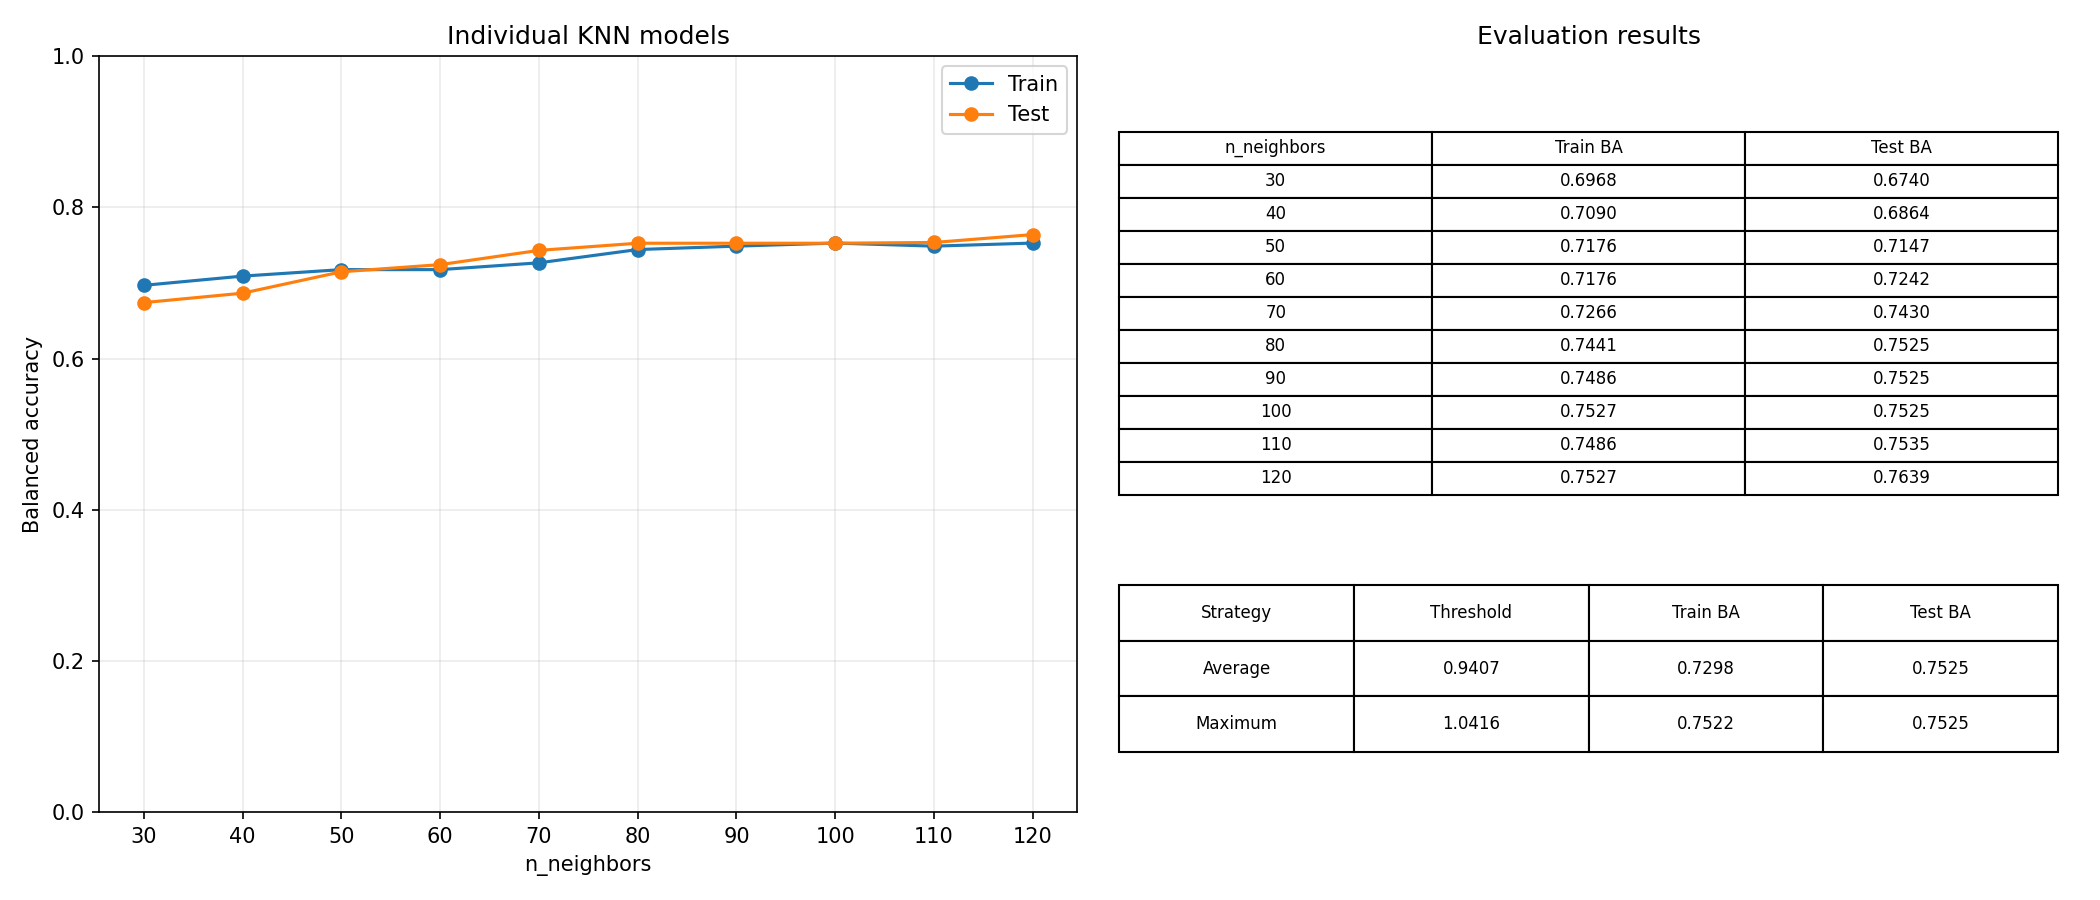

Reproduce this figure in Python.
from pathlib import Path

import matplotlib

matplotlib.use("Agg")
import matplotlib.pyplot as plt
import numpy as np
from pyod.models.combination import average, maximization
from pyod.models.knn import KNN
from pyod.utils.utility import standardizer
from scipy.io import loadmat
from sklearn.metrics import balanced_accuracy_score
from sklearn.model_selection import train_test_split


DATASET_PATH = Path(__file__).parent / "cardio.mat"
DATASET_SHAPE = (1831, 21)
CONTAMINATION = 176 / 1831
NEIGHBORS = np.linspace(30, 120, 10, dtype=int)


def load_cardio_dataset() -> tuple[np.ndarray, np.ndarray]:
    if not DATASET_PATH.exists():
        raise FileNotFoundError(f"Dataset not found: {DATASET_PATH}")

    data = loadmat(DATASET_PATH)
    if "X" not in data or "y" not in data:
        raise KeyError("cardio.mat must contain variables named 'X' and 'y'.")

    X = np.asarray(data["X"], dtype=float)
    y = np.asarray(data["y"]).ravel().astype(int)
    if X.shape != DATASET_SHAPE or y.shape != (DATASET_SHAPE[0],):
        raise ValueError(
            "The cardio dataset must have X shape "
            f"{DATASET_SHAPE} and y shape ({DATASET_SHAPE[0]},)."
        )
    return X, y


def fit_models(
    X_train: np.ndarray,
    X_test: np.ndarray,
    y_train: np.ndarray,
    y_test: np.ndarray,
) -> tuple[np.ndarray, np.ndarray, np.ndarray, np.ndarray]:
    train_scores = []
    test_scores = []
    train_metrics = []
    test_metrics = []

    for n_neighbors in NEIGHBORS:
        model = KNN(
            contamination=CONTAMINATION,
            n_neighbors=int(n_neighbors),
        )
        model.fit(X_train)
        train_predictions = model.predict(X_train)
        test_predictions = model.predict(X_test)
        train_scores.append(model.decision_function(X_train))
        test_scores.append(model.decision_function(X_test))
        train_metrics.append(
            balanced_accuracy_score(y_train, train_predictions)
        )
        test_metrics.append(
            balanced_accuracy_score(y_test, test_predictions)
        )

    return (
        np.column_stack(train_scores),
        np.column_stack(test_scores),
        np.array(train_metrics),
        np.array(test_metrics),
    )


def evaluate_ensemble(
    train_scores: np.ndarray,
    test_scores: np.ndarray,
    y_train: np.ndarray,
    y_test: np.ndarray,
) -> dict[str, tuple[float, float, float]]:
    train_scores, test_scores = standardizer(train_scores, test_scores)
    ensemble_scores = {
        "Average": (average(train_scores), average(test_scores)),
        "Maximum": (maximization(train_scores), maximization(test_scores)),
    }
    results = {}
    for name, (train_score, test_score) in ensemble_scores.items():
        threshold = np.quantile(train_score, 1 - CONTAMINATION)
        train_predictions = (train_score > threshold).astype(int)
        test_predictions = (test_score > threshold).astype(int)
        results[name] = (
            float(threshold),
            balanced_accuracy_score(y_train, train_predictions),
            balanced_accuracy_score(y_test, test_predictions),
        )
    return results


def main() -> None:
    X, y = load_cardio_dataset()
    X_train, X_test, y_train, y_test = train_test_split(
        X,
        y,
        test_size=0.3,
        random_state=42,
        stratify=y,
    )
    X_train, X_test = standardizer(X_train, X_test)
    train_scores, test_scores, train_metrics, test_metrics = fit_models(
        X_train,
        X_test,
        y_train,
        y_test,
    )
    ensemble_results = evaluate_ensemble(
        train_scores,
        test_scores,
        y_train,
        y_test,
    )

    figure, axes = plt.subplots(1, 2, figsize=(14, 6))
    axes[0].plot(
        NEIGHBORS,
        train_metrics,
        marker="o",
        label="Train",
    )
    axes[0].plot(
        NEIGHBORS,
        test_metrics,
        marker="o",
        label="Test",
    )
    axes[0].set_title("Individual KNN models")
    axes[0].set_xlabel("n_neighbors")
    axes[0].set_ylabel("Balanced accuracy")
    axes[0].set_xticks(NEIGHBORS)
    axes[0].set_ylim(0, 1)
    axes[0].legend()
    axes[0].grid(alpha=0.25)

    axes[1].axis("off")
    axes[1].set_title("Evaluation results")
    table_data = [
        [
            str(n_neighbors),
            f"{train_metric:.4f}",
            f"{test_metric:.4f}",
        ]
        for n_neighbors, train_metric, test_metric in zip(
            NEIGHBORS,
            train_metrics,
            test_metrics,
        )
    ]
    individual_table = axes[1].table(
        cellText=table_data,
        colLabels=["n_neighbors", "Train BA", "Test BA"],
        cellLoc="center",
        bbox=[0.02, 0.42, 0.96, 0.48],
    )
    individual_table.auto_set_font_size(False)
    individual_table.set_fontsize(8)
    ensemble_table = axes[1].table(
        cellText=[
            [
                name,
                f"{threshold:.4f}",
                f"{train_metric:.4f}",
                f"{test_metric:.4f}",
            ]
            for name, (threshold, train_metric, test_metric) in ensemble_results.items()
        ],
        colLabels=["Strategy", "Threshold", "Train BA", "Test BA"],
        cellLoc="center",
        bbox=[0.02, 0.08, 0.96, 0.22],
    )
    ensemble_table.auto_set_font_size(False)
    ensemble_table.set_fontsize(8)

    figure.tight_layout()
    figure.savefig(Path(__file__).with_name("ex4.png"), dpi=150)
    plt.close(figure)


if __name__ == "__main__":
    main()
